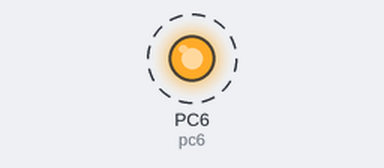
Bench run of a program on a simulated pyboard running MicroPython. Shown: output pins drawn as LEDs (lit = HIGH). Dashed ring = blinking. Library files of the repository ran but are not shown: 1 file(s).

Above: at 0.12 s.
Timing chart, 0 to 3.0 s (numbered marks = the images above):
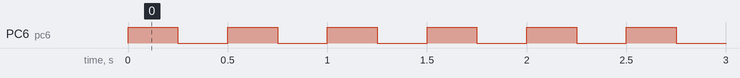

Measured:
- by itself, PC6 (pc6): alternates HIGH for 0.25 s and LOW for 0.25 s

The program:

main.py
```python
from pyb import *
import pyb
pc6 = Pin("PC6", Pin.OUT)

while True:
    pc6.value(1)
    pyb.delay(250)
    pc6.value(0)
    pyb.delay(250)
```
